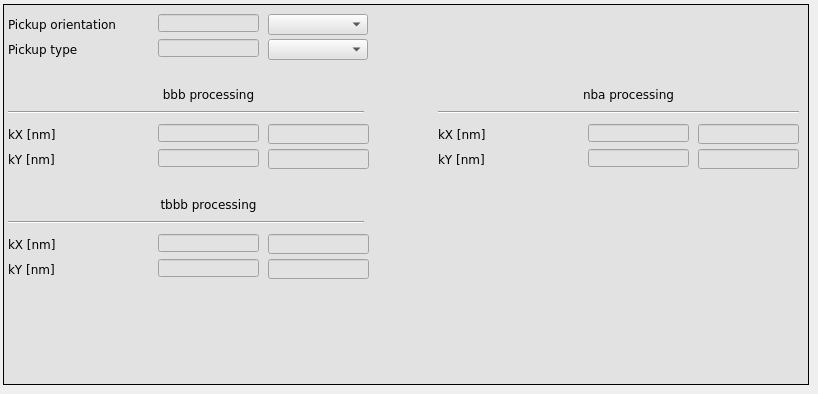
      <widget class="QWidget" name="tab">
       <attribute name="title">
        <string>Pickup</string>
       </attribute>
       <widget class="caFrame" name="caframe_14">
        <property name="geometry">
         <rect>
          <x>3</x>
          <y>4</y>
          <width>806</width>
          <height>381</height>
         </rect>
        </property>
        <property name="styleSheet">
         <string notr="true">background-color: rgb(226, 226, 226);</string>
        </property>
        <property name="frameShape">
         <enum>QFrame::Box</enum>
        </property>
        <widget class="caTextEntry" name="catextentry_47">
         <property name="geometry">
          <rect>
           <x>265</x>
           <y>145</y>
           <width>101</width>
           <height>20</height>
          </rect>
         </property>
         <property name="font">
          <font>
           <family>DejaVu Sans</family>
           <pointsize>9</pointsize>
           <stylestrategy>PreferDefault</stylestrategy>
          </font>
         </property>
         <property name="alignment">
          <set>Qt::AlignRight|Qt::AlignTrailing|Qt::AlignVCenter</set>
         </property>
         <property name="channel" stdset="0">
          <string notr="true">$(BPM):calibration:bbb:k:y_sp</string>
         </property>
         <property name="background">
          <color>
           <red>230</red>
           <green>230</green>
           <blue>230</blue>
          </color>
         </property>
         <property name="colorMode">
          <enum>caLineEdit::Static</enum>
         </property>
         <property name="precision">
          <number>4</number>
         </property>
         <property name="precisionMode">
          <enum>caLineEdit::Channel</enum>
         </property>
         <property name="maxValue">
          <double>2.000000000000000</double>
         </property>
         <property name="minValue">
          <double>0.100000000000000</double>
         </property>
        </widget>
        <widget class="caTextEntry" name="catextentry_50">
         <property name="geometry">
          <rect>
           <x>265</x>
           <y>120</y>
           <width>101</width>
           <height>20</height>
          </rect>
         </property>
         <property name="font">
          <font>
           <family>DejaVu Sans</family>
           <pointsize>9</pointsize>
           <stylestrategy>PreferDefault</stylestrategy>
          </font>
         </property>
         <property name="alignment">
          <set>Qt::AlignRight|Qt::AlignTrailing|Qt::AlignVCenter</set>
         </property>
         <property name="channel" stdset="0">
          <string notr="true">$(BPM):calibration:bbb:k:x_sp</string>
         </property>
         <property name="background">
          <color>
           <red>230</red>
           <green>230</green>
           <blue>230</blue>
          </color>
         </property>
         <property name="colorMode">
          <enum>caLineEdit::Static</enum>
         </property>
         <property name="precision">
          <number>4</number>
         </property>
         <property name="precisionMode">
          <enum>caLineEdit::Channel</enum>
         </property>
         <property name="maxValue">
          <double>2.000000000000000</double>
         </property>
         <property name="minValue">
          <double>0.100000000000000</double>
         </property>
        </widget>
        <widget class="QLabel" name="label_63">
         <property name="geometry">
          <rect>
           <x>5</x>
           <y>145</y>
           <width>51</width>
           <height>21</height>
          </rect>
         </property>
         <property name="font">
          <font>
           <family>DejaVu Sans</family>
          </font>
         </property>
         <property name="styleSheet">
          <string notr="true"/>
         </property>
         <property name="text">
          <string>kY [nm]</string>
         </property>
        </widget>
        <widget class="QLabel" name="label_65">
         <property name="geometry">
          <rect>
           <x>5</x>
           <y>120</y>
           <width>61</width>
           <height>21</height>
          </rect>
         </property>
         <property name="font">
          <font>
           <family>DejaVu Sans</family>
          </font>
         </property>
         <property name="styleSheet">
          <string notr="true"/>
         </property>
         <property name="text">
          <string>kX [nm]</string>
         </property>
        </widget>
        <widget class="caMenu" name="camenu_14">
         <property name="geometry">
          <rect>
           <x>265</x>
           <y>10</y>
           <width>100</width>
           <height>21</height>
          </rect>
         </property>
         <property name="font">
          <font>
           <family>DejaVu Sans</family>
           <pointsize>9</pointsize>
          </font>
         </property>
         <property name="styleSheet">
          <string notr="true">color: rgb(0, 0, 0);</string>
         </property>
         <property name="frame">
          <bool>true</bool>
         </property>
         <property name="channel" stdset="0">
          <string notr="true">$(BPM):dsp:orientation_sp</string>
         </property>
         <property name="labelDisplay">
          <bool>false</bool>
         </property>
        </widget>
        <widget class="QLabel" name="label_59">
         <property name="geometry">
          <rect>
           <x>5</x>
           <y>10</y>
           <width>121</width>
           <height>21</height>
          </rect>
         </property>
         <property name="font">
          <font>
           <family>DejaVu Sans</family>
          </font>
         </property>
         <property name="text">
          <string>Pickup orientation</string>
         </property>
        </widget>
        <widget class="caMenu" name="camenu_15">
         <property name="geometry">
          <rect>
           <x>265</x>
           <y>35</y>
           <width>100</width>
           <height>21</height>
          </rect>
         </property>
         <property name="font">
          <font>
           <family>DejaVu Sans</family>
           <pointsize>9</pointsize>
          </font>
         </property>
         <property name="styleSheet">
          <string notr="true">color: rgb(0, 0, 0);</string>
         </property>
         <property name="frame">
          <bool>true</bool>
         </property>
         <property name="channel" stdset="0">
          <string notr="true">$(BPM):dsp:bbb:sensor_sp</string>
         </property>
         <property name="labelDisplay">
          <bool>false</bool>
         </property>
        </widget>
        <widget class="QLabel" name="label_60">
         <property name="geometry">
          <rect>
           <x>5</x>
           <y>35</y>
           <width>121</width>
           <height>21</height>
          </rect>
         </property>
         <property name="font">
          <font>
           <family>DejaVu Sans</family>
          </font>
         </property>
         <property name="text">
          <string>Pickup type</string>
         </property>
        </widget>
        <widget class="QLabel" name="label_70">
         <property name="geometry">
          <rect>
           <x>80</x>
           <y>80</y>
           <width>251</width>
           <height>21</height>
          </rect>
         </property>
         <property name="font">
          <font>
           <family>DejaVu Sans</family>
           <pointsize>9</pointsize>
          </font>
         </property>
         <property name="text">
          <string>bbb processing</string>
         </property>
         <property name="alignment">
          <set>Qt::AlignCenter</set>
         </property>
        </widget>
        <widget class="QLabel" name="label_71">
         <property name="geometry">
          <rect>
           <x>500</x>
           <y>80</y>
           <width>251</width>
           <height>20</height>
          </rect>
         </property>
         <property name="font">
          <font>
           <family>DejaVu Sans</family>
           <pointsize>9</pointsize>
          </font>
         </property>
         <property name="text">
          <string>nba processing</string>
         </property>
         <property name="alignment">
          <set>Qt::AlignCenter</set>
         </property>
        </widget>
        <widget class="Line" name="line_6">
         <property name="geometry">
          <rect>
           <x>5</x>
           <y>100</y>
           <width>356</width>
           <height>16</height>
          </rect>
         </property>
         <property name="orientation">
          <enum>Qt::Horizontal</enum>
         </property>
        </widget>
        <widget class="Line" name="line_7">
         <property name="geometry">
          <rect>
           <x>435</x>
           <y>100</y>
           <width>361</width>
           <height>16</height>
          </rect>
         </property>
         <property name="orientation">
          <enum>Qt::Horizontal</enum>
         </property>
        </widget>
        <widget class="QLabel" name="label_72">
         <property name="geometry">
          <rect>
           <x>435</x>
           <y>145</y>
           <width>51</width>
           <height>21</height>
          </rect>
         </property>
         <property name="font">
          <font>
           <family>DejaVu Sans</family>
          </font>
         </property>
         <property name="styleSheet">
          <string notr="true"/>
         </property>
         <property name="text">
          <string>kY [nm]</string>
         </property>
        </widget>
        <widget class="caTextEntry" name="catextentry_48">
         <property name="geometry">
          <rect>
           <x>695</x>
           <y>145</y>
           <width>101</width>
           <height>20</height>
          </rect>
         </property>
         <property name="font">
          <font>
           <family>DejaVu Sans</family>
           <pointsize>9</pointsize>
           <stylestrategy>PreferDefault</stylestrategy>
          </font>
         </property>
         <property name="alignment">
          <set>Qt::AlignRight|Qt::AlignTrailing|Qt::AlignVCenter</set>
         </property>
         <property name="channel" stdset="0">
          <string notr="true">$(BPM):calibration:nba:k:y_sp</string>
         </property>
         <property name="background">
          <color>
           <red>230</red>
           <green>230</green>
           <blue>230</blue>
          </color>
         </property>
         <property name="colorMode">
          <enum>caLineEdit::Static</enum>
         </property>
         <property name="precision">
          <number>4</number>
         </property>
         <property name="precisionMode">
          <enum>caLineEdit::Channel</enum>
         </property>
         <property name="maxValue">
          <double>2.000000000000000</double>
         </property>
         <property name="minValue">
          <double>0.100000000000000</double>
         </property>
        </widget>
        <widget class="caTextEntry" name="catextentry_51">
         <property name="geometry">
          <rect>
           <x>695</x>
           <y>120</y>
           <width>101</width>
           <height>20</height>
          </rect>
         </property>
         <property name="font">
          <font>
           <family>DejaVu Sans</family>
           <pointsize>9</pointsize>
           <stylestrategy>PreferDefault</stylestrategy>
          </font>
         </property>
         <property name="alignment">
          <set>Qt::AlignRight|Qt::AlignTrailing|Qt::AlignVCenter</set>
         </property>
         <property name="channel" stdset="0">
          <string notr="true">$(BPM):calibration:nba:k:x_sp</string>
         </property>
         <property name="background">
          <color>
           <red>230</red>
           <green>230</green>
           <blue>230</blue>
          </color>
         </property>
         <property name="colorMode">
          <enum>caLineEdit::Static</enum>
         </property>
         <property name="precision">
          <number>4</number>
         </property>
         <property name="precisionMode">
          <enum>caLineEdit::Channel</enum>
         </property>
         <property name="maxValue">
          <double>2.000000000000000</double>
         </property>
         <property name="minValue">
          <double>0.100000000000000</double>
         </property>
        </widget>
        <widget class="QLabel" name="label_73">
         <property name="geometry">
          <rect>
           <x>435</x>
           <y>120</y>
           <width>61</width>
           <height>21</height>
          </rect>
         </property>
         <property name="font">
          <font>
           <family>DejaVu Sans</family>
          </font>
         </property>
         <property name="styleSheet">
          <string notr="true"/>
         </property>
         <property name="text">
          <string>kX [nm]</string>
         </property>
        </widget>
        <widget class="caLineEdit" name="calineedit_69">
         <property name="geometry">
          <rect>
           <x>155</x>
           <y>10</y>
           <width>101</width>
           <height>18</height>
          </rect>
         </property>
         <property name="sizePolicy">
          <sizepolicy hsizetype="Preferred" vsizetype="Preferred">
           <horstretch>0</horstretch>
           <verstretch>0</verstretch>
          </sizepolicy>
         </property>
         <property name="font">
          <font>
           <family>DejaVu Sans</family>
           <pointsize>11</pointsize>
           <stylestrategy>PreferDefault</stylestrategy>
          </font>
         </property>
         <property name="alignment">
          <set>Qt::AlignRight|Qt::AlignTrailing|Qt::AlignVCenter</set>
         </property>
         <property name="channel" stdset="0">
          <string notr="true">$(BPM):dsp:orientation_mon</string>
         </property>
         <property name="background">
          <color>
           <red>255</red>
           <green>255</green>
           <blue>255</blue>
          </color>
         </property>
         <property name="colorMode">
          <enum>caLineEdit::Static</enum>
         </property>
         <property name="precision">
          <number>4</number>
         </property>
         <property name="precisionMode">
          <enum>caLineEdit::Channel</enum>
         </property>
        </widget>
        <widget class="caLineEdit" name="calineedit_70">
         <property name="geometry">
          <rect>
           <x>155</x>
           <y>35</y>
           <width>101</width>
           <height>18</height>
          </rect>
         </property>
         <property name="sizePolicy">
          <sizepolicy hsizetype="Preferred" vsizetype="Preferred">
           <horstretch>0</horstretch>
           <verstretch>0</verstretch>
          </sizepolicy>
         </property>
         <property name="font">
          <font>
           <family>DejaVu Sans</family>
           <pointsize>11</pointsize>
           <stylestrategy>PreferDefault</stylestrategy>
          </font>
         </property>
         <property name="alignment">
          <set>Qt::AlignRight|Qt::AlignTrailing|Qt::AlignVCenter</set>
         </property>
         <property name="channel" stdset="0">
          <string notr="true">$(BPM):dsp:bbb:sensor_mon</string>
         </property>
         <property name="background">
          <color>
           <red>255</red>
           <green>255</green>
           <blue>255</blue>
          </color>
         </property>
         <property name="colorMode">
          <enum>caLineEdit::Static</enum>
         </property>
         <property name="precision">
          <number>4</number>
         </property>
         <property name="precisionMode">
          <enum>caLineEdit::Channel</enum>
         </property>
        </widget>
        <widget class="caLineEdit" name="calineedit_71">
         <property name="geometry">
          <rect>
           <x>155</x>
           <y>120</y>
           <width>101</width>
           <height>18</height>
          </rect>
         </property>
         <property name="sizePolicy">
          <sizepolicy hsizetype="Preferred" vsizetype="Preferred">
           <horstretch>0</horstretch>
           <verstretch>0</verstretch>
          </sizepolicy>
         </property>
         <property name="font">
          <font>
           <family>DejaVu Sans</family>
           <pointsize>11</pointsize>
           <stylestrategy>PreferDefault</stylestrategy>
          </font>
         </property>
         <property name="alignment">
          <set>Qt::AlignRight|Qt::AlignTrailing|Qt::AlignVCenter</set>
         </property>
         <property name="channel" stdset="0">
          <string notr="true">$(BPM):calibration:bbb:k:x_mon</string>
         </property>
         <property name="background">
          <color>
           <red>255</red>
           <green>255</green>
           <blue>255</blue>
          </color>
         </property>
         <property name="colorMode">
          <enum>caLineEdit::Static</enum>
         </property>
         <property name="precision">
          <number>4</number>
         </property>
         <property name="precisionMode">
          <enum>caLineEdit::Channel</enum>
         </property>
        </widget>
        <widget class="caLineEdit" name="calineedit_72">
         <property name="geometry">
          <rect>
           <x>155</x>
           <y>145</y>
           <width>101</width>
           <height>18</height>
          </rect>
         </property>
         <property name="sizePolicy">
          <sizepolicy hsizetype="Preferred" vsizetype="Preferred">
           <horstretch>0</horstretch>
           <verstretch>0</verstretch>
          </sizepolicy>
         </property>
         <property name="font">
          <font>
           <family>DejaVu Sans</family>
           <pointsize>11</pointsize>
           <stylestrategy>PreferDefault</stylestrategy>
          </font>
         </property>
         <property name="alignment">
          <set>Qt::AlignRight|Qt::AlignTrailing|Qt::AlignVCenter</set>
         </property>
         <property name="channel" stdset="0">
          <string notr="true">$(BPM):calibration:bbb:k:y_mon</string>
         </property>
         <property name="background">
          <color>
           <red>255</red>
           <green>255</green>
           <blue>255</blue>
          </color>
         </property>
         <property name="colorMode">
          <enum>caLineEdit::Static</enum>
         </property>
         <property name="precision">
          <number>4</number>
         </property>
         <property name="precisionMode">
          <enum>caLineEdit::Channel</enum>
         </property>
        </widget>
        <widget class="caLineEdit" name="calineedit_73">
         <property name="geometry">
          <rect>
           <x>585</x>
           <y>120</y>
           <width>101</width>
           <height>18</height>
          </rect>
         </property>
         <property name="sizePolicy">
          <sizepolicy hsizetype="Preferred" vsizetype="Preferred">
           <horstretch>0</horstretch>
           <verstretch>0</verstretch>
          </sizepolicy>
         </property>
         <property name="font">
          <font>
           <family>DejaVu Sans</family>
           <pointsize>11</pointsize>
           <stylestrategy>PreferDefault</stylestrategy>
          </font>
         </property>
         <property name="alignment">
          <set>Qt::AlignRight|Qt::AlignTrailing|Qt::AlignVCenter</set>
         </property>
         <property name="channel" stdset="0">
          <string notr="true">$(BPM):calibration:nba:k:x_mon</string>
         </property>
         <property name="background">
          <color>
           <red>255</red>
           <green>255</green>
           <blue>255</blue>
          </color>
         </property>
         <property name="colorMode">
          <enum>caLineEdit::Static</enum>
         </property>
         <property name="precision">
          <number>4</number>
         </property>
         <property name="precisionMode">
          <enum>caLineEdit::Channel</enum>
         </property>
        </widget>
        <widget class="caLineEdit" name="calineedit_74">
         <property name="geometry">
          <rect>
           <x>585</x>
           <y>145</y>
           <width>101</width>
           <height>18</height>
          </rect>
         </property>
         <property name="sizePolicy">
          <sizepolicy hsizetype="Preferred" vsizetype="Preferred">
           <horstretch>0</horstretch>
           <verstretch>0</verstretch>
          </sizepolicy>
         </property>
         <property name="font">
          <font>
           <family>DejaVu Sans</family>
           <pointsize>11</pointsize>
           <stylestrategy>PreferDefault</stylestrategy>
          </font>
         </property>
         <property name="alignment">
          <set>Qt::AlignRight|Qt::AlignTrailing|Qt::AlignVCenter</set>
         </property>
         <property name="channel" stdset="0">
          <string notr="true">$(BPM):calibration:nba:k:y_mon</string>
         </property>
         <property name="background">
          <color>
           <red>255</red>
           <green>255</green>
           <blue>255</blue>
          </color>
         </property>
         <property name="colorMode">
          <enum>caLineEdit::Static</enum>
         </property>
         <property name="precision">
          <number>4</number>
         </property>
         <property name="precisionMode">
          <enum>caLineEdit::Channel</enum>
         </property>
        </widget>
        <widget class="caLineEdit" name="calineedit_75">
         <property name="geometry">
          <rect>
           <x>155</x>
           <y>230</y>
           <width>101</width>
           <height>18</height>
          </rect>
         </property>
         <property name="sizePolicy">
          <sizepolicy hsizetype="Preferred" vsizetype="Preferred">
           <horstretch>0</horstretch>
           <verstretch>0</verstretch>
          </sizepolicy>
         </property>
         <property name="font">
          <font>
           <family>DejaVu Sans</family>
           <pointsize>11</pointsize>
           <stylestrategy>PreferDefault</stylestrategy>
          </font>
         </property>
         <property name="alignment">
          <set>Qt::AlignRight|Qt::AlignTrailing|Qt::AlignVCenter</set>
         </property>
         <property name="channel" stdset="0">
          <string notr="true">$(BPM):calibration:tbbb:k:x_mon</string>
         </property>
         <property name="background">
          <color>
           <red>255</red>
           <green>255</green>
           <blue>255</blue>
          </color>
         </property>
         <property name="colorMode">
          <enum>caLineEdit::Static</enum>
         </property>
         <property name="precision">
          <number>4</number>
         </property>
         <property name="precisionMode">
          <enum>caLineEdit::Channel</enum>
         </property>
        </widget>
        <widget class="caTextEntry" name="catextentry_53">
         <property name="geometry">
          <rect>
           <x>265</x>
           <y>230</y>
           <width>101</width>
           <height>20</height>
          </rect>
         </property>
         <property name="font">
          <font>
           <family>DejaVu Sans</family>
           <pointsize>9</pointsize>
           <stylestrategy>PreferDefault</stylestrategy>
          </font>
         </property>
         <property name="alignment">
          <set>Qt::AlignRight|Qt::AlignTrailing|Qt::AlignVCenter</set>
         </property>
         <property name="channel" stdset="0">
          <string notr="true">$(BPM):calibration:tbbb:k:x_sp</string>
         </property>
         <property name="background">
          <color>
           <red>230</red>
           <green>230</green>
           <blue>230</blue>
          </color>
         </property>
         <property name="colorMode">
          <enum>caLineEdit::Static</enum>
         </property>
         <property name="precision">
          <number>4</number>
         </property>
         <property name="precisionMode">
          <enum>caLineEdit::Channel</enum>
         </property>
         <property name="maxValue">
          <double>2.000000000000000</double>
         </property>
         <property name="minValue">
          <double>0.100000000000000</double>
         </property>
        </widget>
        <widget class="caTextEntry" name="catextentry_54">
         <property name="geometry">
          <rect>
           <x>265</x>
           <y>255</y>
           <width>101</width>
           <height>20</height>
          </rect>
         </property>
         <property name="font">
          <font>
           <family>DejaVu Sans</family>
           <pointsize>9</pointsize>
           <stylestrategy>PreferDefault</stylestrategy>
          </font>
         </property>
         <property name="alignment">
          <set>Qt::AlignRight|Qt::AlignTrailing|Qt::AlignVCenter</set>
         </property>
         <property name="channel" stdset="0">
          <string notr="true">$(BPM):calibration:tbbb:k:y_sp</string>
         </property>
         <property name="background">
          <color>
           <red>230</red>
           <green>230</green>
           <blue>230</blue>
          </color>
         </property>
         <property name="colorMode">
          <enum>caLineEdit::Static</enum>
         </property>
         <property name="precision">
          <number>4</number>
         </property>
         <property name="precisionMode">
          <enum>caLineEdit::Channel</enum>
         </property>
         <property name="maxValue">
          <double>2.000000000000000</double>
         </property>
         <property name="minValue">
          <double>0.100000000000000</double>
         </property>
        </widget>
        <widget class="QLabel" name="label_86">
         <property name="geometry">
          <rect>
           <x>80</x>
           <y>190</y>
           <width>251</width>
           <height>21</height>
          </rect>
         </property>
         <property name="font">
          <font>
           <family>DejaVu Sans</family>
           <pointsize>9</pointsize>
          </font>
         </property>
         <property name="text">
          <string>tbbb processing</string>
         </property>
         <property name="alignment">
          <set>Qt::AlignCenter</set>
         </property>
        </widget>
        <widget class="caLineEdit" name="calineedit_76">
         <property name="geometry">
          <rect>
           <x>155</x>
           <y>255</y>
           <width>101</width>
           <height>18</height>
          </rect>
         </property>
         <property name="sizePolicy">
          <sizepolicy hsizetype="Preferred" vsizetype="Preferred">
           <horstretch>0</horstretch>
           <verstretch>0</verstretch>
          </sizepolicy>
         </property>
         <property name="font">
          <font>
           <family>DejaVu Sans</family>
           <pointsize>11</pointsize>
           <stylestrategy>PreferDefault</stylestrategy>
          </font>
         </property>
         <property name="alignment">
          <set>Qt::AlignRight|Qt::AlignTrailing|Qt::AlignVCenter</set>
         </property>
         <property name="channel" stdset="0">
          <string notr="true">$(BPM):calibration:tbbb:k:y_mon</string>
         </property>
         <property name="background">
          <color>
           <red>255</red>
           <green>255</green>
           <blue>255</blue>
          </color>
         </property>
         <property name="colorMode">
          <enum>caLineEdit::Static</enum>
         </property>
         <property name="precision">
          <number>4</number>
         </property>
         <property name="precisionMode">
          <enum>caLineEdit::Channel</enum>
         </property>
        </widget>
        <widget class="Line" name="line_12">
         <property name="geometry">
          <rect>
           <x>5</x>
           <y>210</y>
           <width>356</width>
           <height>16</height>
          </rect>
         </property>
         <property name="orientation">
          <enum>Qt::Horizontal</enum>
         </property>
        </widget>
        <widget class="QLabel" name="label_91">
         <property name="geometry">
          <rect>
           <x>5</x>
           <y>230</y>
           <width>61</width>
           <height>21</height>
          </rect>
         </property>
         <property name="font">
          <font>
           <family>DejaVu Sans</family>
          </font>
         </property>
         <property name="styleSheet">
          <string notr="true"/>
         </property>
         <property name="text">
          <string>kX [nm]</string>
         </property>
        </widget>
        <widget class="QLabel" name="label_94">
         <property name="geometry">
          <rect>
           <x>5</x>
           <y>255</y>
           <width>51</width>
           <height>21</height>
          </rect>
         </property>
         <property name="font">
          <font>
           <family>DejaVu Sans</family>
          </font>
         </property>
         <property name="styleSheet">
          <string notr="true"/>
         </property>
         <property name="text">
          <string>kY [nm]</string>
         </property>
        </widget>
       </widget>
      </widget>
